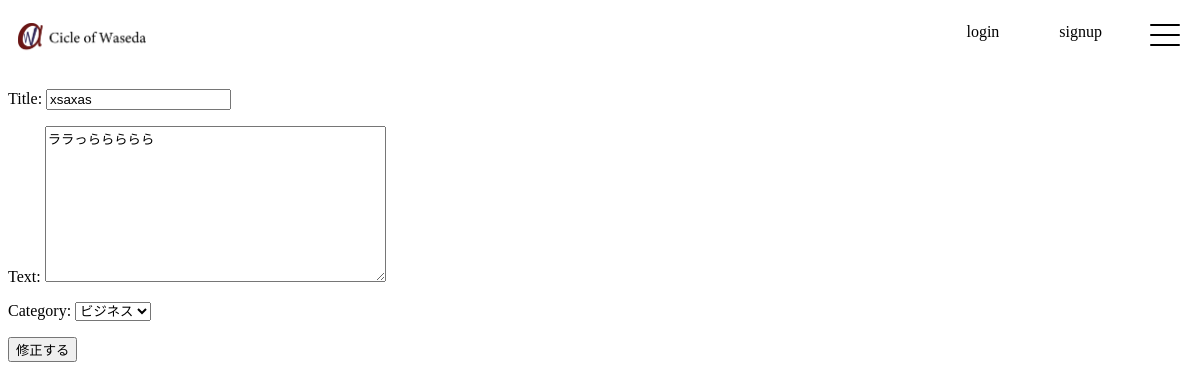
/book/5/update/, run on the app's committed database.
### helloworldapp/models.py (models this page shows, shortened)
class Book(models.Model):
    title = models.CharField(max_length= 100)
    text = models.TextField()
    category = models.CharField(
        max_length = 100,
        choices = CATEGORY
        )

### helloworldapp/views.py (the view)
# urls.py: path('book/<int:pk>/update/', views.UpdateBookView.as_view() , name='update-book'),
class UpdateBookView(UpdateView):
    model = Book
    fields = ('title','text','category')
    template_name = 'book/book_update.html'
    success_url = reverse_lazy('list-book')

### helloworldapp/templates/book/book_update.html (shortened to what this page needs)
{% extends "header/header.html" %}
{% block content %}
       <form method="post" >{% csrf_token %}
              {{form.as_p}}
              <input type = 'submit' value="修正する">
       </form>
{% endblock content %}

### static/header/header.css (style rules this page uses)
body { font-weight: 400; overflow-x: hidden; }

### data on the page
Book: title "xsaxas", text "ララっららららら", category "ビジネス"
